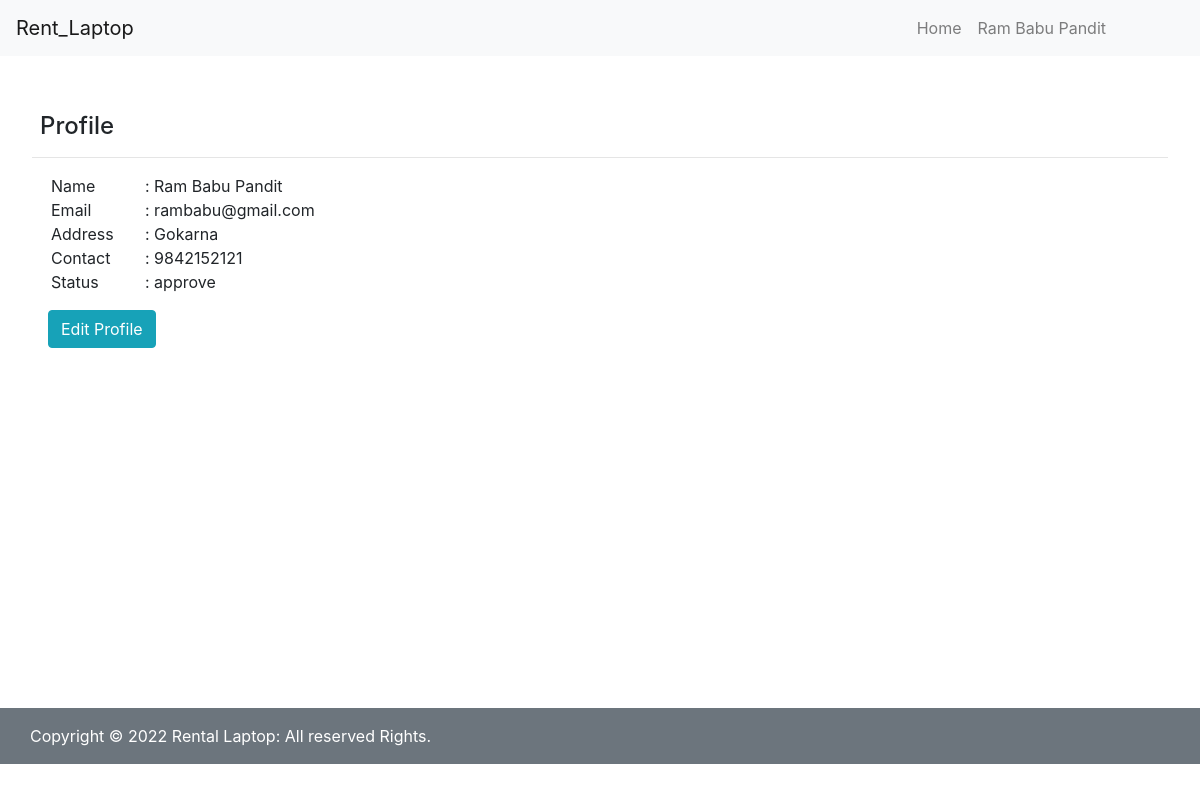
The app's page /modules/customer/index.php?m=profile (signed in) with its own data.
### tables this page shows
CREATE TABLE `customer` (
  `c_id` int(11) UNSIGNED NOT NULL,
  `c_name` varchar(30) NOT NULL,
  `c_address` varchar(30) NOT NULL,
  `c_contact` varchar(10) NOT NULL,
  `c_profile` varchar(225) NOT NULL,
  `c_email` varchar(30) NOT NULL,
  `c_password` varchar(30) NOT NULL,
  `account_status` varchar(20) DEFAULT 'pending',
  `a_id` int(11) UNSIGNED DEFAULT NULL
);

### scriptlibrary/pagecontroller.php (called while the page is built)
<?php
$req=$_SERVER['REQUEST_URI'];
$sec=explode('/',$req)[3];
$module=isset($_GET['m'])?$_GET['m']:'dashboard';
$page=isset($_GET['p'])?$_GET['p']:'browse';
include dirname(__FILE__)."/../modules/".$sec."/".$module."/".$page.".php";
?>

### engine/models/auth.php (called while the page is built, shortened)
<?php
    class Auth{
       public $role;
        function getRole(){
            return $this->role;
        }
    }
?>

### engine/models/dbconnection.php (called while the page is built, shortened)
<?php
    class dbh{
        protected function connect(){
            $this->servername="localhost";
            $this->username ="root";
            $this->password="";
            $this->dbname="rentlaptop";
            $conn= new mysqli($this->servername,$this->username,$this->password,$this->dbname);
            return $conn;
        }
    }
?>

### engine/models/updateUser.php (called while the page is built, shortened)
<?php
    class updateUser extends dbh{
        public function getProfile($role,$id){
            if($role=='owner'){
                $sql="SELECT * FROM owner
                WHERE o_id=$id";
                $result=$this->connect()->query($sql);
                $nums=$result->num_rows;
                if($nums>0){
                    while($row=$result->fetch_assoc()){
                        return $row;
                    }
                }
            }else{
                $sql="SELECT * FROM  customer
                WHERE c_id=$id";
                $result=$this->connect()->query($sql);
                $nums=$result->num_rows;
                if($nums>0){
                    while($row=$result->fetch_assoc()){
                        return $row;
                    }
                }
            }
        }
    }
?>

### modules/customer/profile/browse.php (the view)
<?php
    require_once('../../engine/models/dbconnection.php');
	require_once('../../engine/models/updateUser.php');
?>
<div class="bg-white mx-2">
    <p class="h4 fw-bold mb-3 mx-2 pt-2 mt-4">Profile</p> <hr/>
    <?php
        $id= $_SESSION['auth']->id;
        $role= $_SESSION['auth']->getRole();
        $profile= new updateUser();
        $viewProfile= $profile->getProfile($role,$id);
        $datas[]=$viewProfile;
        foreach($datas as $data){
            ?>
            <div class="row mx-1">
                <span class="col-md-1 ">Name</span>
				<span class="col-md-11">: <?php echo $data['c_name']?></span>
			</div>
            <div class="row mx-1">
                <span class="col-md-1 ">Email</span>
				<span class="col-md-11">: <?php echo $data['c_email']?></span>
			</div>
            <div class="row mx-1">
                <span class="col-md-1 ">Address</span>
				<span class="col-md-11">: <?php echo $data['c_address']?></span>
			</div>
            <div class="row mx-1">
                <span class="col-md-1 ">Contact </span>
				<span class="col-md-11">: <?php echo $data['c_contact']?></span>
			</div>
            <div class="row mx-1">
                <span class="col-md-1 ">Status</span>
				<span class="col-md-11">: <?php echo $data['account_status']?></span>
			</div>
            <td><a href="index.php?m=profile&p=change&id=<?php echo $data['c_id']?>" class="btn btn-info mt-3 mb-3 mb-1 mx-3" role="button">Edit Profile</a>
            <?php
        }
    ?>
</div>

### records on screen
customer: c_name "Ram Babu Pandit", c_email "rambabu@gmail.com", c_address "Gokarna", c_contact "9842152121", account_status "approve"

### other values on screen
$_SESSION['auth']->name "Ram Babu Pandit"
